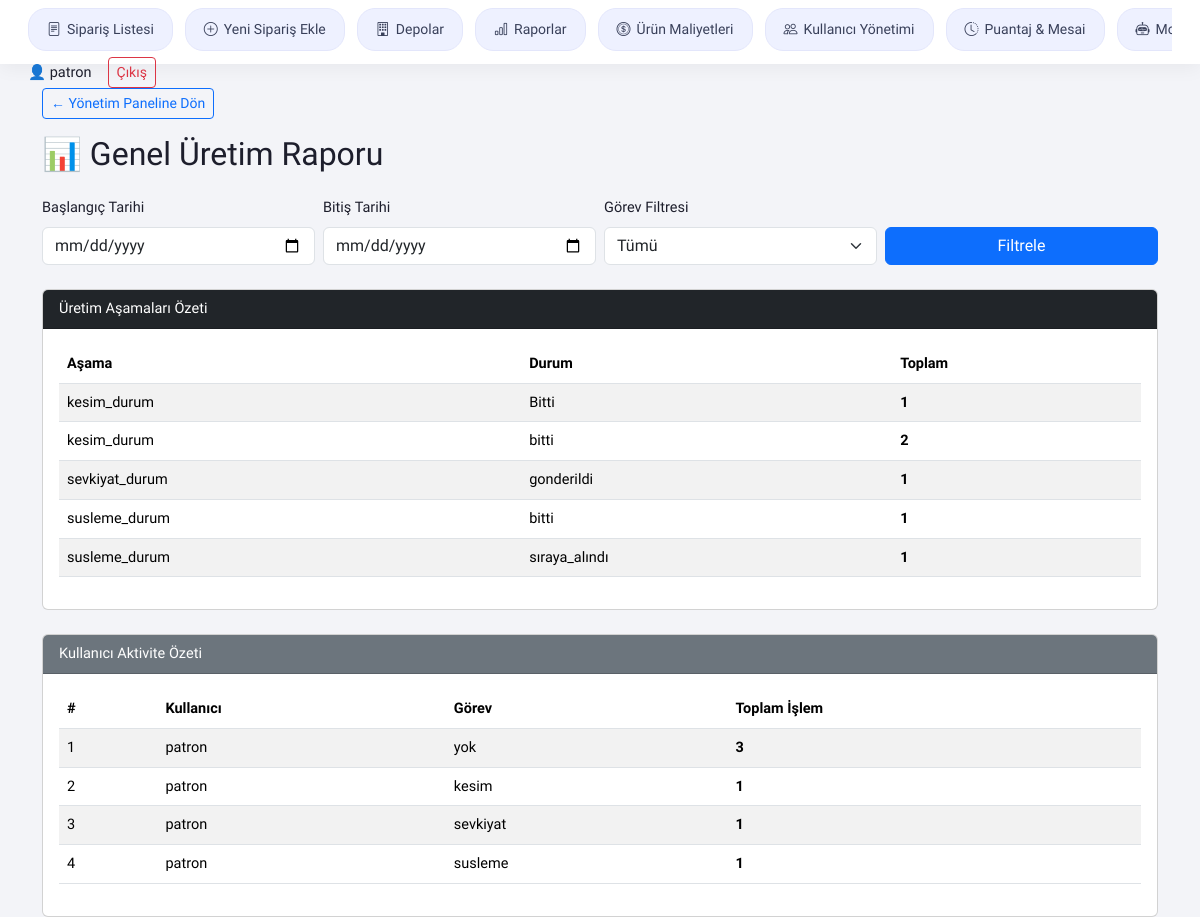
The app's page /reports/ (signed in) with its own data.
### core/models.py (models this page shows, shortened)
class OrderEvent(models.Model):
    GOREV_SECENEKLERI = UserProfile.GOREV_SECENEKLERI
    order = models.ForeignKey(Order, on_delete=models.CASCADE, related_name="events")
    user = models.CharField(max_length=100)
    gorev = models.CharField(max_length=20, choices=GOREV_SECENEKLERI, default="yok")
    stage = models.CharField(max_length=100)
    value = models.CharField(max_length=200)
    adet = models.PositiveIntegerField(default=1)
    parca = models.CharField(max_length=100, blank=True, null=True)
    aciklama = models.TextField(blank=True, null=True)
    ortak_calisanlar = models.CharField(max_length=255, blank=True, null=True)
    fasoncu = models.ForeignKey(Fasoncu, on_delete=models.SET_NULL, null=True, blank=True)
    nakisci = models.ForeignKey(Nakisci, on_delete=models.SET_NULL, null=True, blank=True)
    timestamp = models.DateTimeField(default=timezone.now)
    event_type = models.CharField(
        max_length=20,
        choices=[
            ("stage", "Aşama Güncellemesi"),
            ("order_update", "Sipariş Güncellemesi"),
        ],
        default="stage"
    )
    old_value = models.TextField(blank=True, null=True)
    new_value = models.TextField(blank=True, null=True)
    class Meta:
        indexes = [
            models.Index(fields=["order"]),
            models.Index(fields=["user"]),
            models.Index(fields=["stage"]),
            models.Index(fields=["event_type"]),
        ]

### core/views.py (the view)
# urls.py: path("reports/", views.reports_view, name="reports"),
@login_required
def reports_view(request):
    start_date = request.GET.get("start")
    end_date = request.GET.get("end")
    gorev_filter = request.GET.get("gorev")
    events = OrderEvent.objects.select_related("order").all()
    if start_date:
        events = events.filter(timestamp__date__gte=start_date)
    if end_date:
        events = events.filter(timestamp__date__lte=end_date)
    if gorev_filter:
        events = events.filter(gorev=gorev_filter)
    stage_summary = (
        events.values("stage", "value")
        .annotate(count=Count("id"))
        .order_by("stage")
    )
    user_summary = (
        events.values("user", "gorev")
        .annotate(total=Count("id"))
        .order_by("-total")
    )
    context = {
        "stage_summary": stage_summary,
        "user_summary": user_summary,
        "start_date": start_date or "",
        "end_date": end_date or "",
        "gorev_filter": gorev_filter or "",
        "GOREVLER": UserProfile.GOREV_SECENEKLERI,
    }
    return render(request, "reports/general_reports.html", context)

### templates/reports/general_reports.html (shortened to what this page needs)
{% extends "base.html" %}
{% load static %}
{% block content %}
<div class="container mt-4">
    <a href="/management/" class="btn btn-outline-primary btn-sm mb-3">← Yönetim Paneline Dön</a>
    <h2 class="mb-4">📊 Genel Üretim Raporu</h2>
    <form method="get" class="row g-2 mb-4">
        <div class="col-md-3">
            <label class="form-label">Başlangıç Tarihi</label>
            <input type="date" name="start" value="{{ start_date }}" class="form-control">
        </div>
        <div class="col-md-3">
            <label class="form-label">Bitiş Tarihi</label>
            <input type="date" name="end" value="{{ end_date }}" class="form-control">
        </div>
        <div class="col-md-3">
            <label class="form-label">Görev Filtresi</label>
            <select name="gorev" class="form-select">
                <option value="">Tümü</option>
            </select>
        </div>
        <div class="col-md-3 d-flex align-items-end">
            <button type="submit" class="btn btn-primary w-100">Filtrele</button>
        </div>
    </form>
    <div class="card mb-4">
        <div class="card-header bg-dark text-white">Üretim Aşamaları Özeti</div>
        <div class="card-body table-responsive">
            <table class="table table-striped table-hover align-middle">
                <thead>
                    <tr>
                        <th>Aşama</th>
                        <th>Durum</th>
                        <th>Toplam</th>
                    </tr>
                </thead>
                <tbody>
                    {% for row in stage_summary %}
                        <tr>
                            <td>{{ row.stage|default:"-" }}</td>
                            <td>{{ row.value|default:"-" }}</td>
                            <td><strong>{{ row.count }}</strong></td>
                        </tr>
                    {% empty %}
                        <tr><td colspan="3" class="text-center text-muted">Kayıt bulunamadı.</td></tr>
                    {% endfor %}
                </tbody>
            </table>
        </div>
    </div>
    <div class="card">
        <div class="card-header bg-secondary text-white">Kullanıcı Aktivite Özeti</div>
        <div class="card-body table-responsive">
            <table class="table table-striped align-middle">
                <thead>
                    <tr>
                        <th>#</th>
                        <th>Kullanıcı</th>
                        <th>Görev</th>
                        <th>Toplam İşlem</th>
                    </tr>
                </thead>
                <tbody>
                    {% for row in user_summary %}
                        <tr>
                            <td>{{ forloop.counter }}</td>
                            <td>{{ row.user }}</td>
                            <td>{{ row.gorev|default:"-" }}</td>
                            <td><strong>{{ row.total }}</strong></td>
                        </tr>
                    {% empty %}
                        <tr><td colspan="4" class="text-center text-muted">Henüz işlem yapılmamış.</td></tr>
                    {% endfor %}
                </tbody>
            </table>
        </div>
    </div>
</div>
{% endblock %}

### templates/base.html (shortened to what this page needs)
<!DOCTYPE html>
<html lang="tr">
<head>
  <link href="https://cdn.jsdelivr.net/npm/bootstrap@5.3.3/dist/css/bootstrap.min.css" rel="stylesheet">
  <link rel="stylesheet" href="https://cdn.jsdelivr.net/npm/bootstrap-icons@1.11.3/font/bootstrap-icons.min.css">
  <link href="https://cdn.jsdelivr.net/npm/select2@4.1.0-rc.0/dist/css/select2.min.css" rel="stylesheet" />
</head>
<body>
<nav class="navbar app-navbar px-3 mb-0">
  <div class="container-fluid d-flex align-items-center justify-content-between">
    <div class="chip-scroll">
      <a href="{% url 'order_list' %}"
         class="chip {% if request.resolver_match.url_name == 'order_list' %}active{% endif %}">
        <i class="bi bi-file-text"></i> Sipariş Listesi
      </a>
      <a href="{% url 'order_multi_create' %}"
         class="chip {% if request.resolver_match.url_name == 'order_multi_create' %}active{% endif %}">
        <i class="bi bi-plus-circle"></i> Yeni Sipariş Ekle
      </a>
      <a class="chip"><i class="bi bi-building"></i> Depolar</a>
      <a class="chip"><i class="bi bi-bar-chart"></i> Raporlar</a>
      <a class="chip"><i class="bi bi-coin"></i> Ürün Maliyetleri</a>
      <a class="chip"><i class="bi bi-people"></i> Kullanıcı Yönetimi</a>
      <a class="chip"><i class="bi bi-clock-history"></i> Puantaj & Mesai</a>
      <a class="chip"><i class="bi bi-robot"></i> Moli Asistan</a>
    </div>
    {% if user.is_authenticated %}
      <div class="d-flex align-items-center gap-3">
        <span>👤 {{ user.username }}</span>
        <a href="{% url 'logout' %}" class="btn btn-outline-danger btn-sm">Çıkış</a>
      </div>
    {% endif %}
  </div>
</nav>
<div id="mainContent">
  {% block content %}{% endblock %}
</div>
</body>
</html>

### templates/base.html (style rules this page uses)
body { font-family: "Plus Jakarta Sans", sans-serif; font-size: 14.5px; background: #f3f4f8; overflow-x: hidden; color: #1d1e2c; }
.app-navbar { background: #fff; box-shadow: 0 4px 18px rgba(0,0,0,0.05); position: sticky; top: 0; height: 64px; z-index: 100 !important; }
.chip-scroll { display: flex; gap: 12px; overflow-x: auto; padding-bottom: 6px; }
.chip { padding: 10px 18px; background: #eef1ff; border-radius: 18px; font-size: 14px; text-decoration: none !important; display: flex; align-items: center; gap: 6px; white-space: nowrap; border: 1px solid #e3e6fb; color: #39405a !important; font-weight: 500; transition: 0.2s ease; }

### records on screen
OrderEvent: stage "sevkiyat_durum", value "gonderildi", count "1", user "patron", gorev "sevkiyat", total "1"
OrderEvent: stage "susleme_durum", value "bitti", count "1"
OrderEvent: stage "susleme_durum", value "sıraya_alındı", count "1", user "patron", gorev "susleme", total "1"
OrderEvent: user "patron", gorev "kesim", total "1"

### other values on screen
{{ user.username }} "patron"
{{ row.stage|default:"-" }} "kesim_durum" "kesim_durum"
{{ row.value|default:"-" }} "Bitti" "bitti"
{{ row.count }} "1" "2"
{{ row.user }} "patron"
{{ row.gorev|default:"-" }} "yok"
{{ row.total }} "3"
